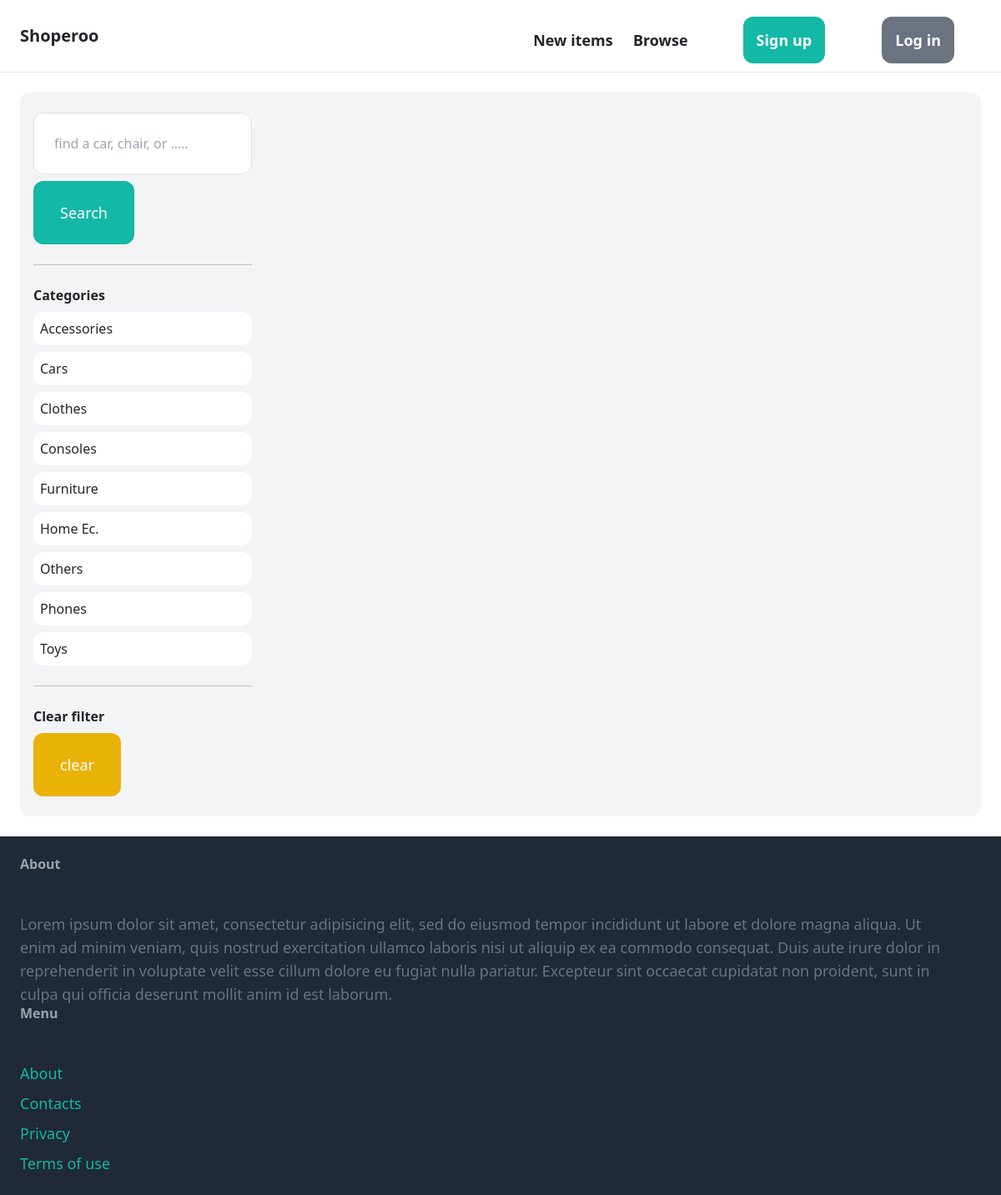
The page /browse/ on the database its author committed.
### core/models.py (models this page shows, shortened)
class Category(models.Model):
	name = models.CharField(max_length=255)
	class Meta:
		ordering = ('name',)
		verbose_name_plural = "Categories"

### core/views.py (the view)
# urls.py: path('browse/', views.browse, name='browse'),
def browse(request):
	query = request.GET.get('query', '')
	category_id = request.GET.get('category',0)
	categories = Category.objects.all()
	items = Item.objects.filter(is_sold=False).order_by('-created_at')
	if category_id:
		items = items.filter(category_id = category_id)
	if query:
		items = items.filter(Q(name__icontains=query) | Q(description__icontains=query))
	return render (request, 'browse.html', {'items':items, 'query':query, 'categories': categories, 'category_id': int(category_id)})

### templates/browse.html (shortened to what this page needs)
{% extends 'base.html'%}
{% block content %}
<div class='pb-6 pt-6 px-3 grid grid-cols-4 gap-4 bg-gray-100 rounded-xl max-md:hidden'>
    <div class='col-span-1'>
       <form method='get' action= "{% url 'browse'%}">
        <input name="query" class="w-full py-4 px-6 border rounded-xl" type="text" value="{{ query }}" placeholder="find a car, chair, or .....">
        <button class= "mt-2 py-4 px-8 text-lg bg-teal-500 text-white rounded-xl">Search</button>
       </form>
       <hr class='my-6'>
       <p class="font-semibold">Categories</p>
       <ul>
           {%for category in categories%}
           <li class="py-2 mb-2 mt-2 px-2 rounded-xl bg-white hover:bg-gray-200 {% if category.id == category_id%} bg-gray-200 {%endif%}">
            <a href="{% url 'browse'%}?query={{ query}}&category={{category.id}}">{{ category.name }}</a>
           </li>
           {%endfor%}
       </ul>
       <hr class='my-6'>
       <p class="font-semibold">Clear filter</p>
       <ul>
           <li><a href="{% url 'browse'%}" class="mt-2 py-4 px-8 inline-block bg-yellow-500 text-lg rounded-xl text-white">clear</a></li>
       </ul>
    </div>
    <div class='col-span-3'>
    </div>
</div>
{% endblock %}

### rows shown on the page
Category: name "Accessories"
Category: name "Cars"
Category: name "Clothes"
Category: name "Consoles"
Category: name "Furniture"
Category: name "Home Ec."
Category: name "Others"
Category: name "Phones"
Category: name "Toys"
